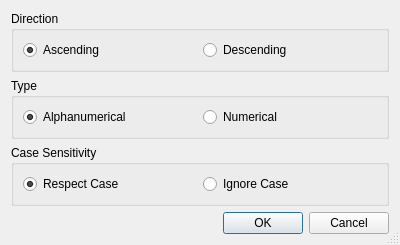
<?xml version="1.0" encoding="UTF-8"?>
<ui version="4.0">
 <class>SortOptionsDialog</class>
 <widget class="QDialog" name="SortOptionsDialog">
  <property name="geometry">
   <rect>
    <x>0</x>
    <y>0</y>
    <width>400</width>
    <height>209</height>
   </rect>
  </property>
  <property name="windowTitle">
   <string>Sort Options</string>
  </property>
  <property name="sizeGripEnabled">
   <bool>true</bool>
  </property>
  <layout class="QVBoxLayout" name="verticalLayout">
   <item>
    <widget class="QGroupBox" name="directionGroupBox">
     <property name="title">
      <string>Direction</string>
     </property>
     <layout class="QHBoxLayout" name="horizontalLayout">
      <item>
       <widget class="QRadioButton" name="ascendingButton">
        <property name="toolTip">
         <string>Select to sort in ascending order</string>
        </property>
        <property name="text">
         <string>Ascending</string>
        </property>
        <property name="checked">
         <bool>true</bool>
        </property>
       </widget>
      </item>
      <item>
       <widget class="QRadioButton" name="descendingButton">
        <property name="toolTip">
         <string>Select to sort in descending order</string>
        </property>
        <property name="text">
         <string>Descending</string>
        </property>
        <property name="checked">
         <bool>false</bool>
        </property>
       </widget>
      </item>
     </layout>
    </widget>
   </item>
   <item>
    <widget class="QGroupBox" name="typeGroupBox">
     <property name="title">
      <string>Type</string>
     </property>
     <layout class="QHBoxLayout" name="horizontalLayout_2">
      <item>
       <widget class="QRadioButton" name="alnumButton">
        <property name="toolTip">
         <string>Select to sort alphanumerically</string>
        </property>
        <property name="text">
         <string>Alphanumerical</string>
        </property>
        <property name="checked">
         <bool>true</bool>
        </property>
       </widget>
      </item>
      <item>
       <widget class="QRadioButton" name="numButton">
        <property name="toolTip">
         <string>Select to sort numerically</string>
        </property>
        <property name="text">
         <string>Numerical</string>
        </property>
       </widget>
      </item>
     </layout>
    </widget>
   </item>
   <item>
    <widget class="QGroupBox" name="caseGroupBox">
     <property name="title">
      <string>Case Sensitivity</string>
     </property>
     <layout class="QHBoxLayout" name="horizontalLayout_3">
      <item>
       <widget class="QRadioButton" name="respectCaseButton">
        <property name="toolTip">
         <string>Select to respect the case while sorting</string>
        </property>
        <property name="text">
         <string>Respect Case</string>
        </property>
        <property name="checked">
         <bool>true</bool>
        </property>
       </widget>
      </item>
      <item>
       <widget class="QRadioButton" name="ignoreCaseButton">
        <property name="toolTip">
         <string>Select to ignore the case while sorting</string>
        </property>
        <property name="text">
         <string>Ignore Case</string>
        </property>
       </widget>
      </item>
     </layout>
    </widget>
   </item>
   <item>
    <widget class="QDialogButtonBox" name="buttonBox">
     <property name="orientation">
      <enum>Qt::Horizontal</enum>
     </property>
     <property name="standardButtons">
      <set>QDialogButtonBox::Cancel|QDialogButtonBox::Ok</set>
     </property>
    </widget>
   </item>
  </layout>
 </widget>
 <tabstops>
  <tabstop>ascendingButton</tabstop>
  <tabstop>descendingButton</tabstop>
  <tabstop>alnumButton</tabstop>
  <tabstop>numButton</tabstop>
  <tabstop>respectCaseButton</tabstop>
  <tabstop>ignoreCaseButton</tabstop>
  <tabstop>buttonBox</tabstop>
 </tabstops>
 <resources/>
 <connections>
  <connection>
   <sender>buttonBox</sender>
   <signal>accepted()</signal>
   <receiver>SortOptionsDialog</receiver>
   <slot>accept()</slot>
   <hints>
    <hint type="sourcelabel">
     <x>227</x>
     <y>191</y>
    </hint>
    <hint type="destinationlabel">
     <x>157</x>
     <y>208</y>
    </hint>
   </hints>
  </connection>
  <connection>
   <sender>buttonBox</sender>
   <signal>rejected()</signal>
   <receiver>SortOptionsDialog</receiver>
   <slot>reject()</slot>
   <hints>
    <hint type="sourcelabel">
     <x>295</x>
     <y>197</y>
    </hint>
    <hint type="destinationlabel">
     <x>286</x>
     <y>208</y>
    </hint>
   </hints>
  </connection>
  <connection>
   <sender>alnumButton</sender>
   <signal>toggled(bool)</signal>
   <receiver>caseGroupBox</receiver>
   <slot>setEnabled(bool)</slot>
   <hints>
    <hint type="sourcelabel">
     <x>49</x>
     <y>95</y>
    </hint>
    <hint type="destinationlabel">
     <x>47</x>
     <y>127</y>
    </hint>
   </hints>
  </connection>
 </connections>
</ui>
